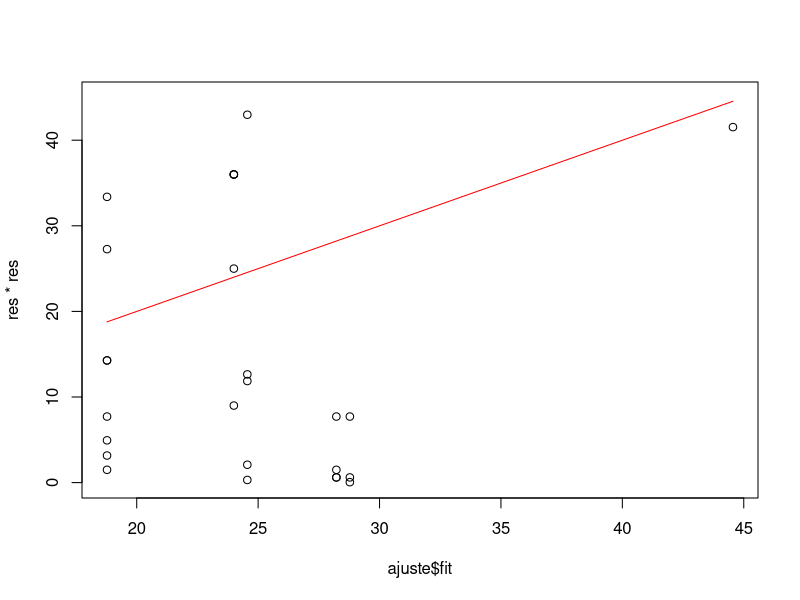
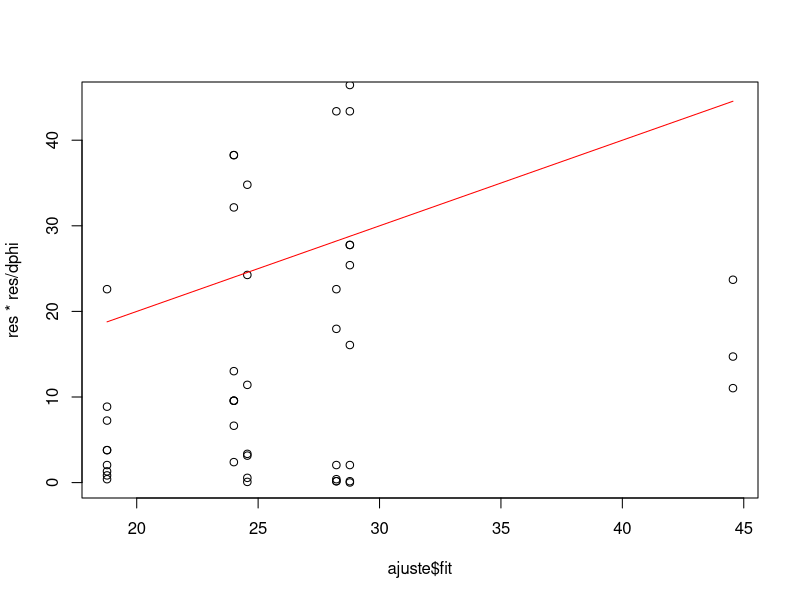

The R script that drew these images, in order:
### Vuelo a considerar el problema de las lanas contemplando que 
### admito que la esperanza y la varianza no coincidan considerando
### E(Y_i)=mu_i y Var(Y_i)= phi mu_i


## Leo los datos
require(datasets)
telas <- warpbreaks
attach(telas)

## Ajusto un modelo con interaccion
ajuste<-glm(breaks~wool*tension,family="poisson", data=telas)
summary(ajuste)

## Evaluo la bondad del ajuste globalmente
1-pchisq(182.31,48)

## Miro como dan los mu.hat_i respecto de los  (Y_i-mu.hat_i)^2 
res<- breaks-ajuste$fitted.values
plot(ajuste$fit,res*res,ylim=c(0,45))
lines(ajuste$fit,ajuste$fit,col="red")

## Ahora estimo a phi
dphi<-sum(resid(ajuste,type="pearson")*resid(ajuste,type="pearson"))/summary(ajuste)$df.residual

## Tengo en cuenta este estimador de phi para evaluar la significacion de los parametros
## y del ajuste global

summary(ajuste,dispersion=dphi)

1-pchisq(182.31/dphi,48)

## Vuelvo a mirar el grafico mu.hat_i respecto de los  (Y_i-mu.hat_i)^2 
## incoprprando la estimacion de phi

plot(ajuste$fit,res*res/dphi,ylim=c(0,45))
lines(ajuste$fit,ajuste$fit,col="red")




